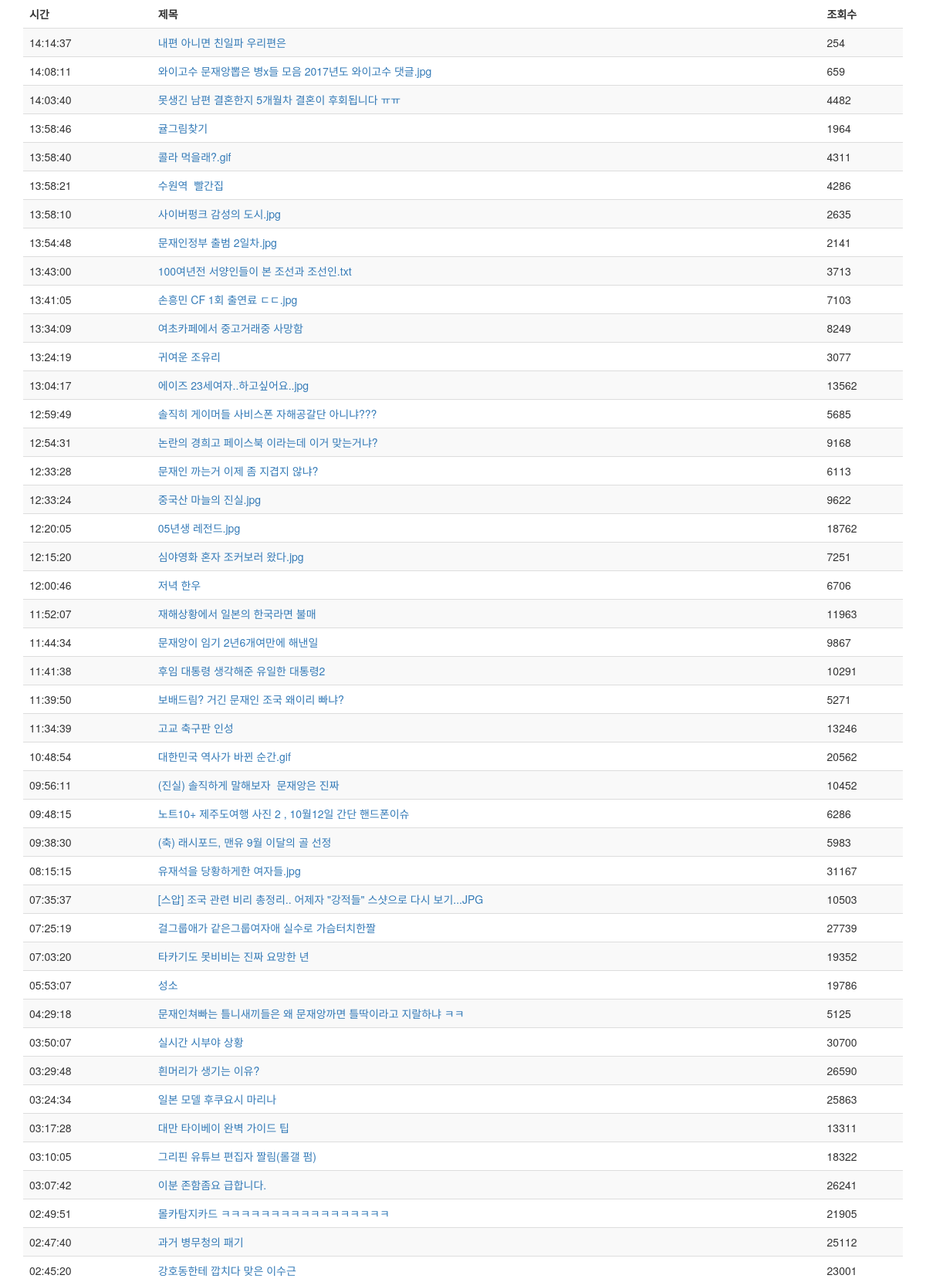
The page / (upper part) on the database its author committed.
### elections/models.py (models this page shows, shortened)
class Candidate(models.Model):
    name = models.CharField(max_length=10)
    introduction = models.TextField()
    area = models.CharField(max_length=15)
    party_number = models.CharField(max_length=10)

### elections/views.py (the view)
# urls.py: path('', views.index)
def index(request):
    candidates = Candidate.objects.all()
    context = {'candidates':candidates}
    return render(request, 'elections/index.html', context)

### elections/templates/elections/index.html (shortened to what this page needs)
<!DOCTYPE html>
<html lang="en">
<head>
  <link rel="stylesheet" href="http://maxcdn.bootstrapcdn.com/bootstrap/3.3.6/css/bootstrap.min.css">
</head>
<body>
<div class="container">
    <table class="table table-striped">
        <thead>
        <tr>
            <td><B>시간</B></td>
            <td><B>제목</B></td>
            <td><B>조회수</B></td>
        </tr>
        </thead>
        <tbody>
      {% for candidate in candidates %}
        <tr>
            <td> {{candidate.name}}</td>
            <td> <a href = {{candidate.party_number}}>{{candidate.introduction}}</a></td>
            <td> {{candidate.area}}</td>
        </tr>
      {% endfor %}
        </tbody>
    </table>
</body>

### rows shown on the page
Candidate: name "14:14:37", introduction "내편 아니면 친일파 우리편은", area "254"
Candidate: name "14:08:11", introduction "와이고수 문재앙뽑은 병x들 모음 2017년도 와이고수 댓글.jpg", area "659"
Candidate: name "14:03:40", introduction "못생긴 남편 결혼한지 5개월차 결혼이 후회됩니다 ㅠㅠ", area "4482"
Candidate: name "13:58:46", introduction "귤그림찾기", area "1964"
Candidate: name "13:58:40", introduction "콜라 먹을래?.gif", area "4311"
Candidate: name "13:58:21", introduction "수원역 빨간집", area "4286"
Candidate: name "13:58:10", introduction "사이버펑크 감성의 도시.jpg", area "2635"
Candidate: name "13:54:48", introduction "문재인정부 출범 2일차.jpg", area "2141"
Candidate: name "13:43:00", introduction "100여년전 서양인들이 본 조선과 조선인.txt", area "3713"
Candidate: name "13:41:05", introduction "손흥민 CF 1회 출연료 ㄷㄷ.jpg", area "7103"
Candidate: name "13:34:09", introduction "여초카페에서 중고거래중 사망함", area "8249"
Candidate: name "13:24:19", introduction "귀여운 조유리", area "3077"
Candidate: name "13:04:17", introduction "에이즈 23세여자..하고싶어요..jpg", area "13562"
Candidate: name "12:59:49", introduction "솔직히 게이머들 사비스폰 자해공갈단 아니냐???", area "5685"
Candidate: name "12:54:31", introduction "논란의 경희고 페이스북 이라는데 이거 맞는거냐?", area "9168"
Candidate: name "12:33:28", introduction "문재인 까는거 이제 좀 지겹지 않냐?", area "6113"
Candidate: name "12:33:24", introduction "중국산 마늘의 진실.jpg", area "9622"
Candidate: name "12:20:05", introduction "05년생 레전드.jpg", area "18762"
Candidate: name "12:15:20", introduction "심야영화 혼자 조커보러 왔다.jpg", area "7251"
Candidate: name "12:00:46", introduction "저녁 한우", area "6706"
Candidate: name "11:52:07", introduction "재해상황에서 일본의 한국라면 불매", area "11963"
Candidate: name "11:44:34", introduction "문재앙이 임기 2년6개여만에 해낸일", area "9867"
Candidate: name "11:41:38", introduction "후임 대통령 생각해준 유일한 대통령2", area "10291"
Candidate: name "11:39:50", introduction "보배드림? 거긴 문재인 조국 왜이리 빠냐?", area "5271"
Candidate: name "11:34:39", introduction "고교 축구판 인성", area "13246"
Candidate: name "10:48:54", introduction "대한민국 역사가 바뀐 순간.gif", area "20562"
Candidate: name "09:56:11", introduction "(진실) 솔직하게 말해보자 문재앙은 진짜", area "10452"
Candidate: name "09:48:15", introduction "노트10+ 제주도여행 사진 2 , 10월12일 간단 핸드폰이슈", area "6286"
Candidate: name "09:38:30", introduction "(축) 래시포드, 맨유 9월 이달의 골 선정", area "5983"
Candidate: name "08:15:15", introduction "유재석을 당황하게한 여자들.jpg", area "31167"
Candidate: name "07:35:37", introduction "[스압] 조국 관련 비리 총정리.. 어제자 \"강적들\" 스샷으로 다시 보기...JPG", area "10503"
Candidate: name "07:25:19", introduction "걸그룹애가 같은그룹여자애 실수로 가슴터치한짤", area "27739"
Candidate: name "07:03:20", introduction "타카기도 못비비는 진짜 요망한 년", area "19352"
Candidate: name "05:53:07", introduction "성소", area "19786"
Candidate: name "04:29:18", introduction "문재인쳐빠는 틀니새끼들은 왜 문재앙까면 틀딱이라고 지랄하냐 ㅋㅋ", area "5125"
Candidate: name "03:50:07", introduction "실시간 시부야 상황", area "30700"
Candidate: name "03:29:48", introduction "흰머리가 생기는 이유?", area "26590"
Candidate: name "03:24:34", introduction "일본 모델 후쿠요시 마리나", area "25863"
Candidate: name "03:17:28", introduction "대만 타이베이 완벽 가이드 팁", area "13311"
Candidate: name "03:10:05", introduction "그리핀 유튜브 편집자 짤림(롤갤 펌)", area "18322"
Candidate: name "03:07:42", introduction "이분 존함좀요 급합니다.", area "26241"
Candidate: name "02:49:51", introduction "몰카탐지카드 ㅋㅋㅋㅋㅋㅋㅋㅋㅋㅋㅋㅋㅋㅋㅋㅋㅋ", area "21905"
Candidate: name "02:47:40", introduction "과거 병무청의 패기", area "25112"
Candidate: name "02:45:20", introduction "강호동한테 깝치다 맞은 이수근", area "23001"
